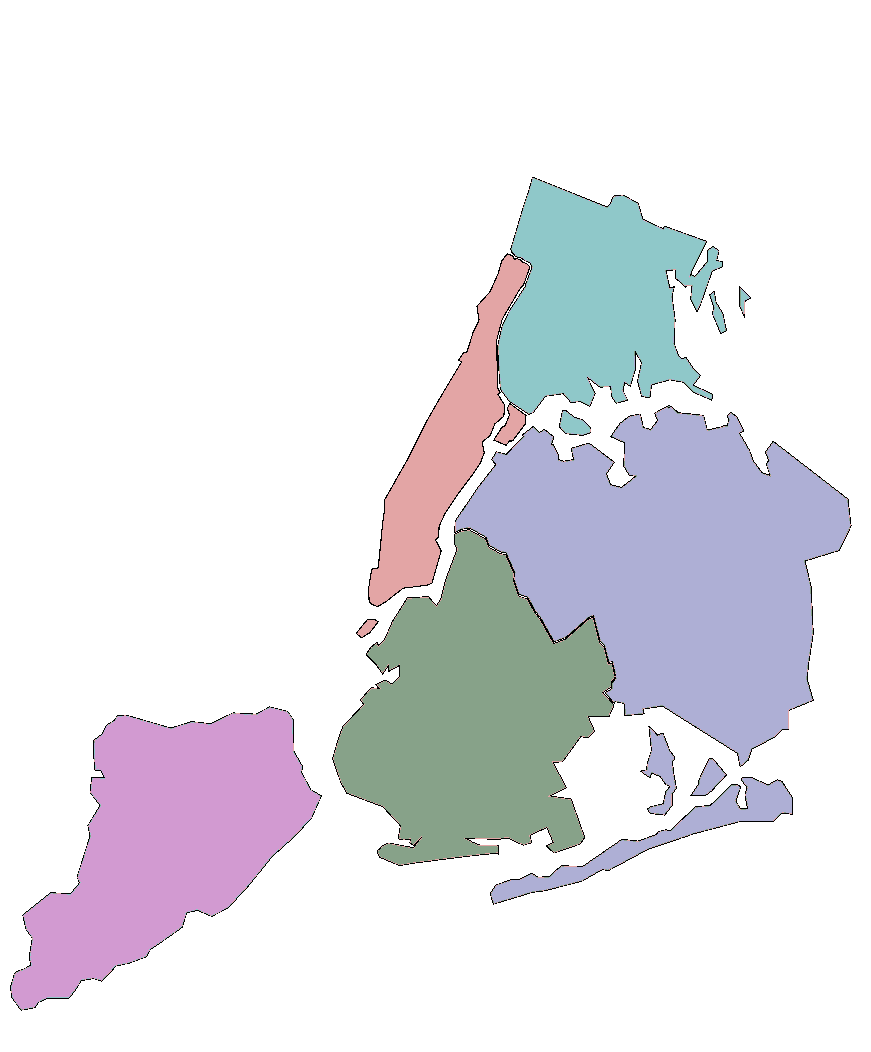
#> input picture serviceprov15/BurroughsIndex.png, 871 x 1052 px
$ python ShowBurrIndx.py
#> lines starting #> are read from the running program, lines starting #| are printed output that depends on the picture; after the words box and inside, x2 and y2 are one past the last pixel; in counts of white or black regions, pixels touching at a corner belong together
# -*- coding: utf-8 -*-
"""
Created on Fri Nov  6 16:39:57 2015

@author: slehar
"""

import matplotlib.pyplot as plt
import numpy as np
from PIL import Image

fig = plt.Figure()
ax = fig.add_subplot(111)


burrImg = Image.open('BurroughsIndex.png')
#> burrImg is the input picture: PIL image 871x1052 P; mean R, G, B, A 126.5, 128.3, 129.7, 70.4

burrIndx = np.array(burrImg.convert('P'))
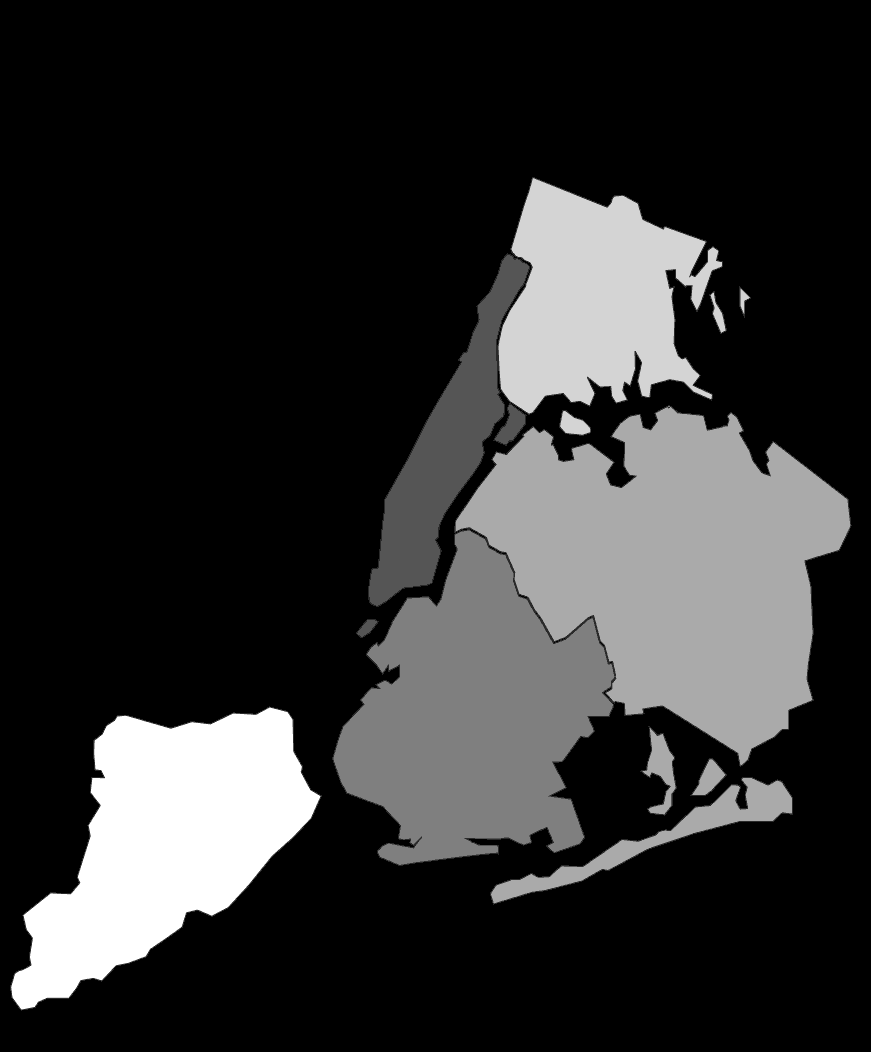
#> burrIndx: shape (1052, 871); min 0, max 6, mean 1.12; drawn with min black and max white

(ySize, xSize) = burrIndx.shape
#> ySize = 1052; xSize = 871

for y in range(ySize):
    for x in range(xSize):
        if burrIndx[y,x] not in (0, 1, 2, 3, 4, 5):
            burrIndx[y,x] = 0
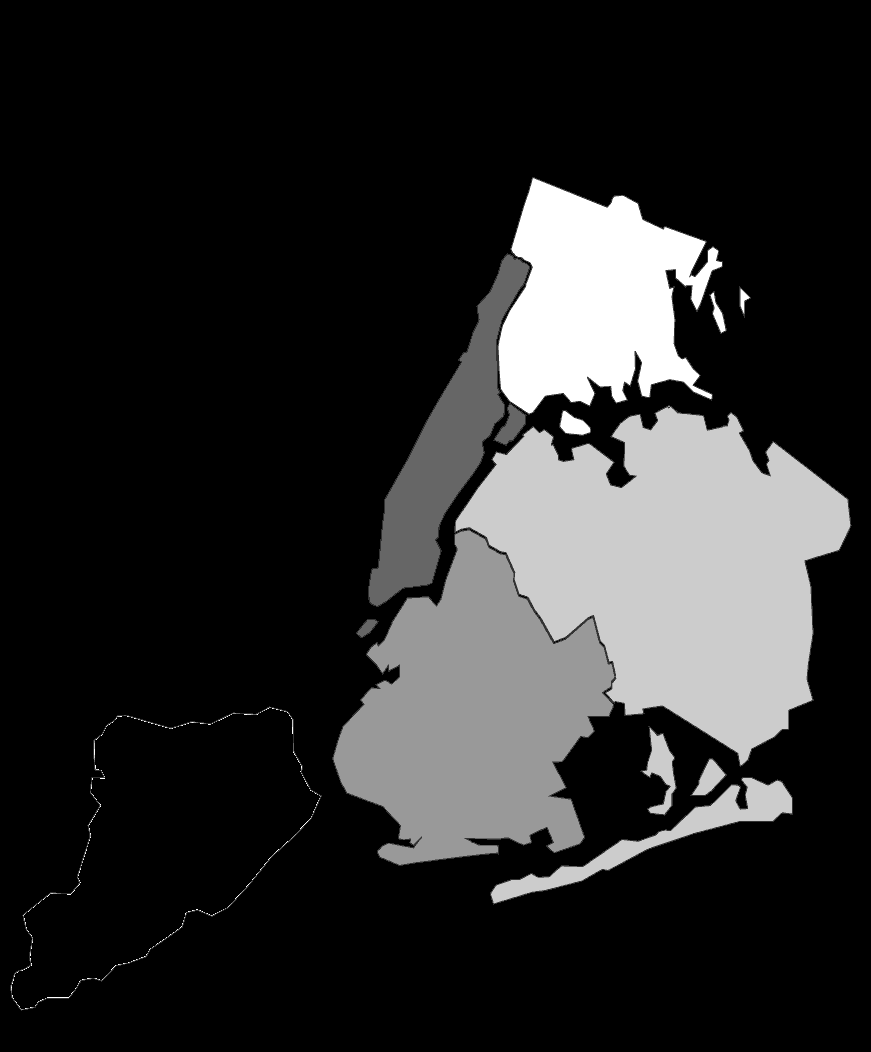
#> burrIndx: shape (1052, 871); 5.2% of pixels changed, all inside (x1, y1, x2, y2) = (12, 708, 320, 1009); drawn with min black and max white


plt.imshow(burrImg)
